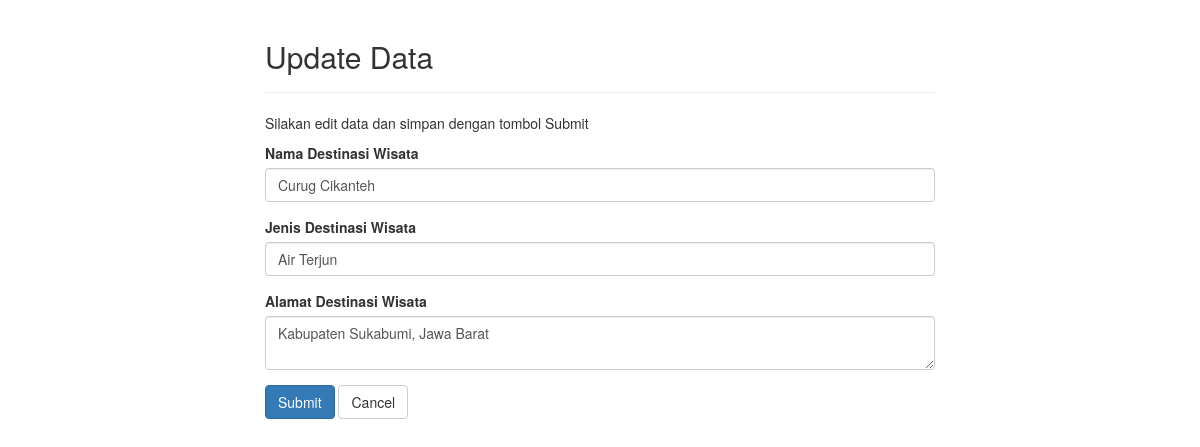
The app's page /login/update.php?id=2 with its own data.
### tables this page shows
CREATE TABLE `destinasi` (
  `id` int(11) NOT NULL,
  `nama` varchar(50) NOT NULL,
  `jenis` varchar(50) NOT NULL,
  `alamat` varchar(50) NOT NULL
);

### login/update.php (the view, shortened to what this page needs)
<?php
require_once "config.php";
$nama = $jenis = $alamat = "";
$nama_err = $jenis_err = $alamat_err = "";
if(isset($_POST["id"]) && !empty($_POST["id"])){
    $id = $_POST["id"];
    $input_nama = trim($_POST["nama"]);
    if(empty($input_nama)){
        $nama_err = "Masukkan nama tempat destinasi wisata.";
    } elseif(!filter_var($input_nama, FILTER_VALIDATE_REGEXP, array("options"=>array("regexp"=>"/^[a-zA-Z\s]+$/")))){
        $name_err = "Masukkan nama tempat destinasi wisata.";
    } else{
        $nama = $input_nama;
    }
    $input_jenis = trim($_POST["jenis"]);
    if(empty($input_jenis)){
        $jenis_err = "Masukkan jenis tempat destinasi wisata.";
    } elseif(!filter_var($input_jenis, FILTER_VALIDATE_REGEXP, array("options"=>array("regexp"=>"/^[a-zA-Z\s]+$/")))){
        $jenis_err = "Masukkan jenis tempat destinasi wisata.";
    } else{
        $jenis = $input_jenis;
    }
    $input_alamat = trim($_POST["alamat"]);
    if(empty($input_alamat)){
        $alamat_err = "Masukkan alamat tempat destinasi wisata.";
    } else{
        $alamat = $input_alamat;
    }
    if(empty($nama_err) && empty($jenis_err) && empty($alamat_err)){
        $sql = "UPDATE destinasi SET nama=?, jenis=?, alamat=? WHERE id=?";
        if($stmt = mysqli_prepare($conn, $sql)){
            mysqli_stmt_bind_param($stmt, "sssi", $param_nama, $param_jenis, $param_alamat, $param_id);
            $param_nama = $nama;
            $param_jenis = $jenis;
            $param_alamat = $alamat;
            $param_id = $id;
            if(mysqli_stmt_execute($stmt)){
                header("location: beranda.php");
                exit();
            } else{
                echo "Something went wrong. Please try again later.";
            }
        }
        mysqli_stmt_close($stmt);
    }
    mysqli_close($conn);
} else{
    if(isset($_GET["id"]) && !empty(trim($_GET["id"]))){
        $sql = "SELECT * FROM destinasi WHERE id = ?";
        if($stmt = mysqli_prepare($conn, $sql)){
            mysqli_stmt_bind_param($stmt, "i", $param_id);
            if(mysqli_stmt_execute($stmt)){
                $result = mysqli_stmt_get_result($stmt);
                if(mysqli_num_rows($result) == 1){
                                        $row = mysqli_fetch_array($result, MYSQLI_ASSOC);
                    $nama = $row["nama"];
                    $jenis = $row["jenis"];
                    $alamat = $row["alamat"];
                } else{
                    header("location: error.php");
                    exit();
                }
            } else{
                echo "Oops! Something went wrong. Please try again later.";
            }
        }
    }  else{
        header("location: error.php");
        exit();
    }
}
?>
<!DOCTYPE html>
<html lang="en">
<head>
    <link rel="stylesheet" href="https://maxcdn.bootstrapcdn.com/bootstrap/3.3.7/css/bootstrap.css">
</head>
<body>
    <div class="wrapper">
        <div class="container-fluid">
            <div class="row">
                <div class="col-md-12">
                    <div class="page-header">
                        <h2>Update Data</h2>
                    </div>
                    <p>Silakan edit data dan simpan dengan tombol Submit</p>
                    <form action="<?php echo htmlspecialchars(basename($_SERVER['REQUEST_URI'])); ?>" method="post">
                        <div class="form-group <?php echo (!empty($nama_err)) ? 'has-error' : ''; ?>">
                            <label>Nama Destinasi Wisata</label>
                            <input type="text" name="nama" class="form-control" value="<?php echo $nama; ?>">
                        </div>
                        <div class="form-group <?php echo (!empty($jenis_err)) ? 'has-error' : ''; ?>">
                            <label>Jenis Destinasi Wisata</label>
                            <input type="text" name="jenis" class="form-control" value="<?php echo $jenis; ?>">
                        </div>
                        <div class="form-group <?php echo (!empty($alamat_err)) ? 'has-error' : ''; ?>">
                            <label>Alamat Destinasi Wisata</label>
                            <textarea name="alamat" class="form-control"><?php echo $alamat; ?></textarea>
                        </div>
                        <input type="submit" class="btn btn-primary" value="Submit">
                        <a href="beranda.php" class="btn btn-default">Cancel</a>
                    </form>
                </div>
            </div>
        </div>
    </div>
</body>
</html>

### login/update.php (style rules this page uses)
.wrapper { width: 700px; margin: 0 auto; }

### records on screen
destinasi: nama "Curug Cikanteh", jenis "Air Terjun", alamat "Kabupaten Sukabumi, Jawa Barat"
